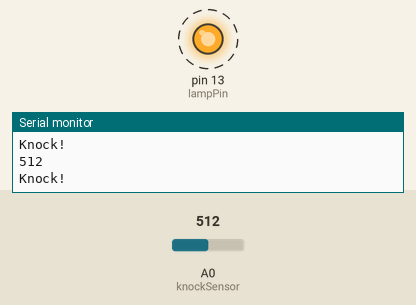
Recording of a sketch running on a simulated Arduino Uno, built with avr-gcc and run on an emulated ATmega328P. Shown: output pins drawn as LEDs (lit = HIGH), the last lines printed to the serial monitor. Dashed ring = blinking. Inputs (shaded band) come from the test bench; at power-on: A0 (knockSensor) = 512.

Above: at 1.4 s.
1.5 s: A0 (knockSensor) set to 105
4.7 s: A0 (knockSensor) set to 88
At 5.8 s:
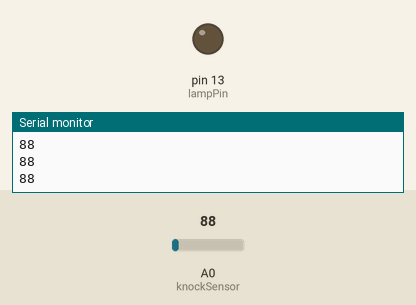
6.2 s: A0 (knockSensor) set to 110
At 6.6 s:
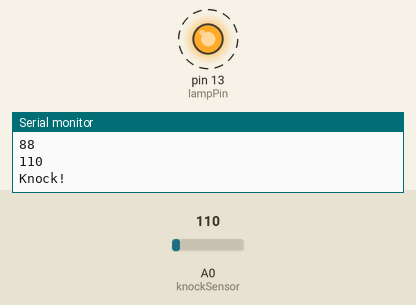
9.4 s: A0 (knockSensor) set to 90
At 11.0 s:
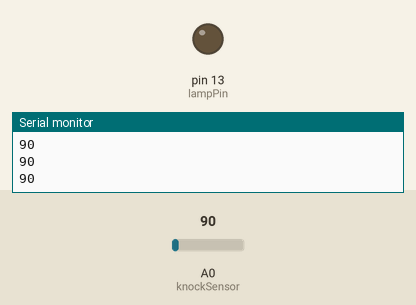
Timing chart, 0 to 12.2 s (numbered marks = the images above; inputs shaded):
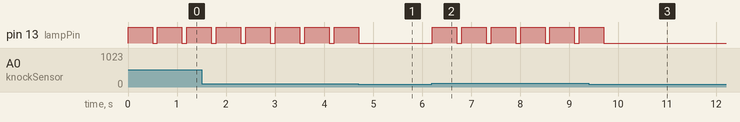

The sketch:

iridium-knock-UV-lamp.ino
```cpp
/* Knock Sensor with UV light via relay

   The circuit:
	* one connection of the piezo attached to analog in A0
	* one connection of the piezo attached to ground
	* 1-megohm resistor attached from analog in 0 to ground

relay with Lamp on pin 13

 */


// these constants won't change:
const int lampPin = 13;      // led connected to digital pin 13
const int knockSensor = A0; // the piezo is connected to analog pin 0
const int threshold = 100;  // threshold value to decide when the detected sound is a knock or not


// these variables will change:
int sensorReading = 0;      // variable to store the value read from the sensor pin

void setup() {
  pinMode(lampPin, OUTPUT); // declare the ledPin as as OUTPUT
  Serial.begin(9600);       // use the serial port
}

void loop() {
  // read the sensor and store it in the variable sensorReading:
  sensorReading = analogRead(knockSensor);
    Serial.println(sensorReading);
  // if the sensor reading is greater than the threshold:
  if (sensorReading >= threshold) {

    digitalWrite(lampPin, HIGH);
    // send the string "Knock!" back to the computer, followed by newline
    Serial.println("Knock!");
    delay(500);
    digitalWrite(lampPin, LOW);

  }
  delay(100);  // delay to avoid overloading the serial port buffer
}
```

Measured:
- the behaviour switches between 100 and 99 on A0 (knockSensor) (found by bisection; images 0 and 1)
- after the input at 4.7 s, pin 13 (lampPin): goes on until 4.7 s, then stays LOW
- after the input at 6.2 s, pin 13 (lampPin): alternates HIGH for 0.50 s and LOW for 0.10 s, starting at once
- after the input at 9.4 s, pin 13 (lampPin): goes on until 9.7 s, then stays LOW
- by itself, pin 13 (lampPin): alternates HIGH for 0.50 s and LOW for 0.10 s
